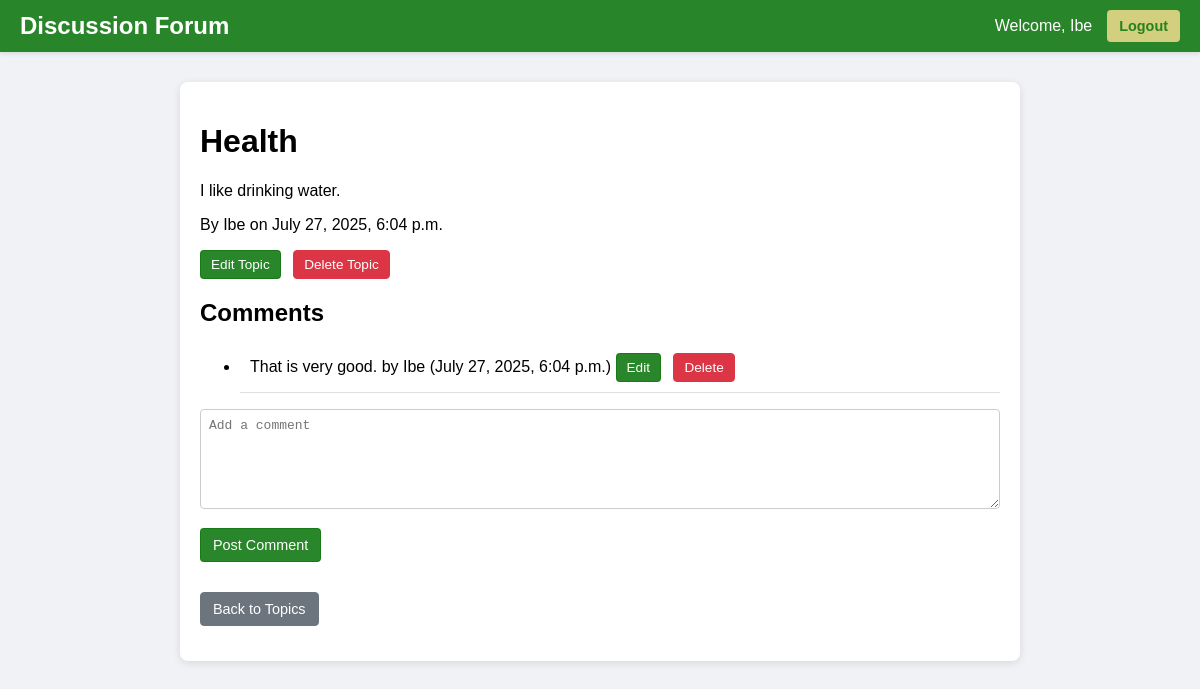
The page /topic/7/ (signed in) on the database its author committed.
### discussion/models.py (models this page shows, shortened)
class Topic(models.Model):
    title = models.CharField(max_length=200)
    content = models.TextField()
    category = models.CharField(max_length=50, default='General')
    creator = models.ForeignKey(User, on_delete=models.CASCADE)
    creation_date = models.DateTimeField(auto_now_add=True)

class Comment(models.Model):
    content = models.TextField()
    author = models.ForeignKey(User, on_delete=models.CASCADE)
    topic = models.ForeignKey(Topic, on_delete=models.CASCADE)
    timestamp = models.DateTimeField(auto_now_add=True)

### discussion/views.py (the view)
# urls.py: path('topic/<int:pk>/', views.topic_detail, name='topic_detail'),
@login_required
def topic_detail(request, pk):
    topic = get_object_or_404(Topic, pk=pk)
    comments = Comment.objects.filter(topic=topic)
    if request.method == 'POST':
        content = request.POST.get('content')
        Comment.objects.create(content=content, author=request.user, topic=topic)
        return redirect('topic_detail', pk=pk)
    return render(request, 'discussion/topic_detail.html', {'topic': topic, 'comments': comments})

### discussion/templates/discussion/topic_detail.html (shortened to what this page needs)
<!DOCTYPE html>
<html lang="en">
<head>
    {% load static %}
    <link href="{% static 'discussion/style.css' %}" rel="stylesheet">
</head>
<body>
    <nav class="navbar">
        <div class="navbar-container">
            <a class="navbar-brand" href="{% url 'topic_list' %}">Discussion Forum</a>
            <div class="navbar-nav">
                {% if user.is_authenticated %}
                    <span class="nav-text">Welcome, {{ user.username }}</span>
                    <form method="post" action="{% url 'logout' %}">
                        <button type="submit" class="nav-button">Logout</button>
                    </form>
                {% else %}
                    <a href="{% url 'login' %}">Login</a>
                    <a href="{% url 'register' %}">Register</a>
                {% endif %}
            </div>
        </div>
    </nav>
    <div class="content-container">
        <h1>{{ topic.title }}</h1>
        <p>{{ topic.content }}</p>
        <p>By {{ topic.creator }} on {{ topic.creation_date }}</p>
        {% if topic.creator == user %}
            <a href="{% url 'edit_topic' topic.pk %}" class="btn btn-small btn-primary">Edit Topic</a>
            <form method="post" action="{% url 'user_delete_topic' topic.pk %}" style="display:inline;">
                <button type="submit" class="btn btn-small btn-danger">Delete Topic</button>
            </form>
        {% endif %}
        <h2 class="form-group">Comments</h2>
        <ul class="list-unstyled">
            {% for comment in comments %}
                <li class="comment-item">
                    {{ comment.content }} by {{ comment.author }} ({{ comment.timestamp }})
                    {% if comment.author == user %}
                        <a href="{% url 'edit_comment' comment.pk %}" class="btn btn-small btn-primary">Edit</a>
                        <form method="post" action="{% url 'user_delete_comment' comment.pk %}" style="display:inline;">
                            <button type="submit" class="btn btn-small btn-danger">Delete</button>
                        </form>
                    {% endif %}
                </li>
            {% endfor %}
        </ul>
        {% if user.is_authenticated %}
            <form method="post" class="form-group">
                <div class="form-group">
                    <textarea name="content" placeholder="Add a comment" required></textarea>
                </div>
                <button type="submit" class="btn btn-primary">Post Comment</button>
            </form>
        {% else %}
            <p class="form-group"><a href="{% url 'login' %}" class="btn btn-secondary">Login to comment</a></p>
        {% endif %}
        <p class="form-group"><a href="{% url 'topic_list' %}" class="btn btn-secondary">Back to Topics</a></p>
    </div>
</body>
</html>

### discussion/static/discussion/style.css (style rules this page uses)
body { font-family: Arial, sans-serif; background-color: #f0f2f5; margin: 0; padding: 0; }
.navbar { background-color: rgba(19, 121, 19, 0.9); padding: 10px 20px; box-shadow: 0 2px 4px rgba(0, 0, 0, 0.1); }
.navbar-container { max-width: 1200px; margin: 0 auto; display: flex; justify-content: space-between; align-items: center; }
.navbar-brand { color: #fff; font-size: 1.5em; font-weight: bold; text-decoration: none; }
.navbar-nav { display: flex; align-items: center; gap: 15px; }
.navbar-nav a, .navbar-nav .nav-text { color: #fff; text-decoration: none; font-size: 1em; }
.navbar-nav form { display: inline; }
.nav-button { background-color: #555; color: #fff; border: none; padding: 8px 12px; border-radius: 4px; cursor: pointer; font-size: 0.9em; }
.content-container { max-width: 800px; margin: 30px auto; padding: 20px; background-color: #fff; border-radius: 8px; box-shadow: 0 2px 8px rgba(0, 0, 0, 0.1); }
.form-group { margin-bottom: 15px; }
.form-group input, .form-group textarea { width: 100%; padding: 8px; border: 1px solid #ccc; border-radius: 4px; font-size: 1em; box-sizing: border-box; }
.form-group textarea { resize: vertical; min-height: 100px; }
.btn { display: inline-block; padding: 8px 12px; border-radius: 4px; text-decoration: none; font-size: 0.9em; cursor: pointer; margin-right: 8px; }
.btn-primary { background-color: rgba(19, 121, 19, 0.9); color: #fff; border: 1px solid rgba(19, 121, 19, 0.9); }
.btn-danger { background-color: #dc3545; color: #fff; border: 1px solid #dc3545; }
.btn-secondary { background-color: #6c757d; color: #fff; border: 1px solid #6c757d; }
.btn-small { padding: 6px 10px; font-size: 0.85em; }
.btn.btn-small.btn-primary { color: #fff; }
.btn.btn-secondary { margin-top: 1em; }
.nav-button { background-color: rgba(229, 215, 136, 0.9); color: rgba(19, 121, 19, 0.9); font-weight: bold; }
.topic-item, .comment-item { padding: 10px; margin-bottom: 10px; border-bottom: 1px solid #e0e0e0; }
.topic-item a, .comment-item a { color: #007bff; text-decoration: none; }

### rows shown on the page
Topic: title "Health", content "I like drinking water.", creator "Ibe", creation_date "July 27, 2025, 6:04 p.m."
Comment: content "That is very good.", author "Ibe", timestamp "July 27, 2025, 6:04 p.m.", shows "Edit"

### other values the page prints
{{ user.username }} "Ibe"
